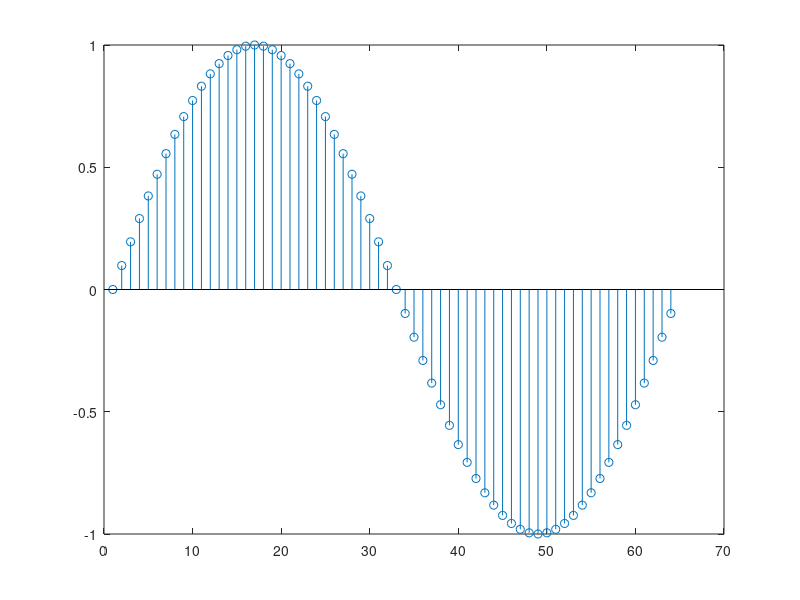
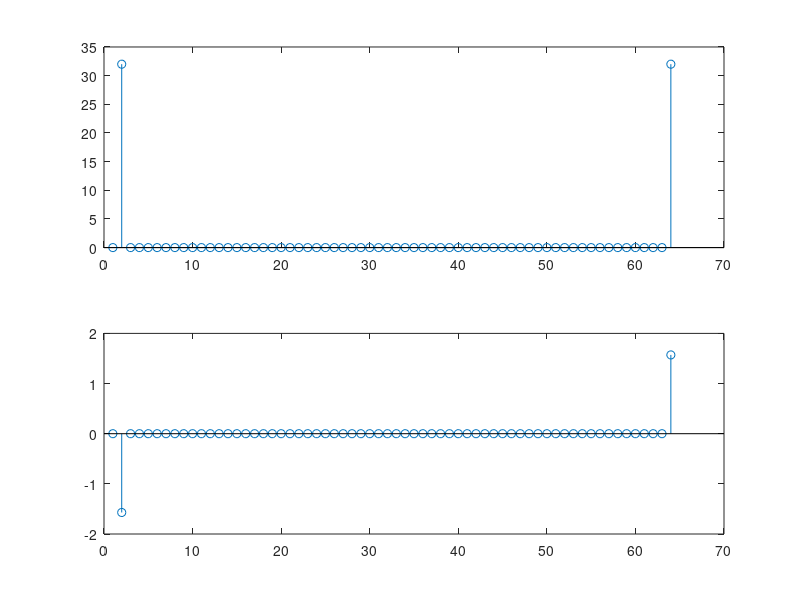

Write MATLAB code to recreate these figures, in order.
N = 64;
n = 0 : N-1;
w = 2 * pi /N;
x = sin (n * w) ;
% x = sin(n*w) + 5;
% x = cos(n*w) +5;
stem (x);
XX = fft (x);
pause;

m = abs (XX);
p = angle (XX);
iz = find ( abs (m < 1));
p(iz) = zeros ( size(iz));
figure;
subplot (2, 1, 1); stem (m);
subplot (2, 1, 2); stem (p);